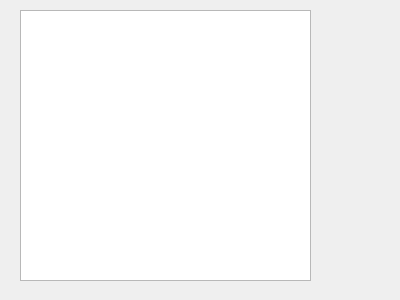
<?xml version="1.0" encoding="UTF-8"?>
<ui version="4.0">
 <class>Log</class>
 <widget class="QDialog" name="Log">
  <property name="geometry">
   <rect>
    <x>0</x>
    <y>0</y>
    <width>400</width>
    <height>300</height>
   </rect>
  </property>
  <property name="windowTitle">
   <string>Dialog</string>
  </property>
  <widget class="QPlainTextEdit" name="txt_log">
   <property name="geometry">
    <rect>
     <x>20</x>
     <y>10</y>
     <width>291</width>
     <height>271</height>
    </rect>
   </property>
  </widget>
 </widget>
 <resources/>
 <connections/>
</ui>
